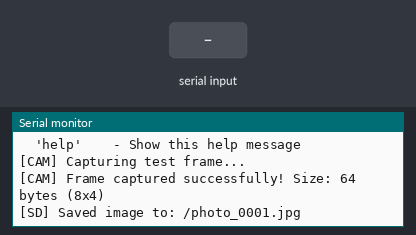
Bench run of a sketch on a simulated Seeed XIAO ESP32-S3. Shown: the last lines printed to the serial monitor. The inputs (shaded band) are chosen by the test bench. Storage starts empty; the camera gives no picture.

Above: at 2.1 s.
2.2 s: "status\n" received over Serial
At 2.9 s:
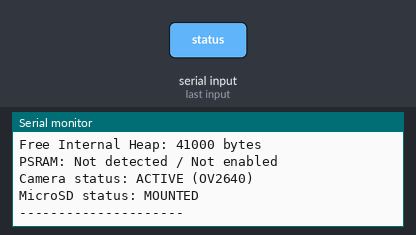
3.7 s: "help\n" received over Serial
At 4.9 s:
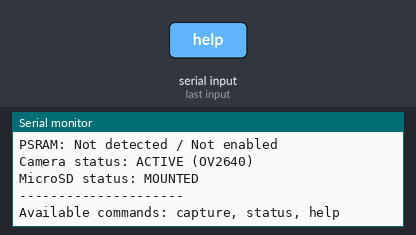
5.2 s: "1\n" received over Serial
At 6.3 s:
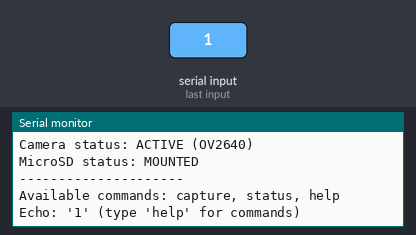

The sketch:

xiao_esp32s3_sense_camera.ino
```cpp
/**
 * @file xiao_esp32s3_sense_camera.ino
 * @brief Stage 1 Camera and MicroSD diagnostics firmware for Seeed Studio XIAO ESP32S3 Sense.
 *
 * This firmware initializes the ESP32-S3 microcontroller, mounts the OV2640 camera sensor,
 * tests MicroSD card communication, performs a single test frame capture, and reports
 * status over the native USB CDC serial interface at 115200 baud.
 *
 * Requirements satisfied:
 * - ESP32-S3 initialization
 * - OV2640 camera initialization and verification
 * - MicroSD card detection and status reporting
 * - Exact serial banner output as specified in requirement 10
 * - Single frame capture verification test
 */

#include "esp_camera.h"
#include "FS.h"
#include "SD.h"
#include "SPI.h"
#include "camera_pins.h"

// MicroSD SPI bus instance
SPIClass sdSPI(FSPI);
bool cameraReady = false;
bool sdCardReady = false;
uint32_t photoCounter = 1;

void setup() {
  // Initialize native USB Serial
  Serial.begin(115200);

  // Allow time for USB CDC connection if monitoring immediately
  unsigned long startWait = millis();
  while (!Serial && (millis() - startWait < 3000)) {
    delay(10);
  }
  delay(500);

  // Requirement 10: Specific Serial Diagnostics Output Header
  Serial.println();
  Serial.println("==========================================");
  Serial.println("ESP32-S3 Camera Firmware");
  Serial.println("Board: XIAO ESP32S3 Sense");
  Serial.println("Camera: OV2640");

  // 1. Configure and initialize OV2640 Camera
  camera_config_t config;
  config.ledc_channel = LEDC_CHANNEL_0;
  config.ledc_timer = LEDC_TIMER_0;
  config.pin_d0 = Y2_GPIO_NUM;
  config.pin_d1 = Y3_GPIO_NUM;
  config.pin_d2 = Y4_GPIO_NUM;
  config.pin_d3 = Y5_GPIO_NUM;
  config.pin_d4 = Y6_GPIO_NUM;
  config.pin_d5 = Y7_GPIO_NUM;
  config.pin_d6 = Y8_GPIO_NUM;
  config.pin_d7 = Y9_GPIO_NUM;
  config.pin_xclk = XCLK_GPIO_NUM;
  config.pin_pclk = PCLK_GPIO_NUM;
  config.pin_vsync = VSYNC_GPIO_NUM;
  config.pin_href = HREF_GPIO_NUM;
  config.pin_sccb_sda = SIOD_GPIO_NUM;
  config.pin_sccb_scl = SIOC_GPIO_NUM;
  config.pin_pwdn = PWDN_GPIO_NUM;
  config.pin_reset = RESET_GPIO_NUM;
  config.xclk_freq_hz = 20000000;
  config.frame_size = FRAMESIZE_SVGA; // 800x600 resolution
  config.pixel_format = PIXFORMAT_JPEG;
  config.grab_mode = CAMERA_GRAB_WHEN_EMPTY;
  config.fb_location = CAMERA_FB_IN_PSRAM;
  config.jpeg_quality = 12; // 0-63, lower means higher quality
  config.fb_count = 2;

  // PSRAM check on XIAO ESP32S3 (8MB OPI PSRAM)
  if (psramFound()) {
    config.jpeg_quality = 10;
    config.fb_count = 2;
    config.grab_mode = CAMERA_GRAB_LATEST;
  } else {
    // Fallback to internal RAM if PSRAM not enabled in build flags
    config.frame_size = FRAMESIZE_QVGA;
    config.fb_location = CAMERA_FB_IN_DRAM;
    config.fb_count = 1;
  }

  esp_err_t err = esp_camera_init(&config);
  if (err == ESP_OK) {
    cameraReady = true;
    Serial.println("Camera initialization: OK");
  } else {
    cameraReady = false;
    Serial.printf("Camera initialization: FAILED (0x%x)\n", err);
    Serial.println("Note: Ensure the Sense expansion board is firmly connected to the XIAO B2B header.");
  }

  // 2. Initialize MicroSD Card
  sdSPI.begin(SD_SCK_PIN, SD_MISO_PIN, SD_MOSI_PIN, SD_CS_PIN);
  pinMode(SD_CS_PIN, OUTPUT);
  digitalWrite(SD_CS_PIN, HIGH);

  if (SD.begin(SD_CS_PIN, sdSPI, 20000000)) {
    sdCardReady = true;
    uint8_t cardType = SD.cardType();
    if (cardType == CARD_NONE) {
      sdCardReady = false;
      Serial.println("SD card: not detected");
    } else {
      Serial.println("SD card: detected");
      uint64_t totalBytes = SD.totalBytes();
      uint64_t usedBytes = SD.usedBytes();
      Serial.printf("SD capacity: %llu MB (Used: %llu MB)\n", totalBytes / (1024 * 1024), usedBytes / (1024 * 1024));
    }
  } else {
    sdCardReady = false;
    Serial.println("SD card: not detected");
  }

  // Final confirmation line as specified
  Serial.println("System ready");
  Serial.println("==========================================");
  Serial.println("Commands available over serial:");
  Serial.println("  'capture' - Take a JPEG photo & save to MicroSD (if mounted)");
  Serial.println("  'status'  - Print camera and memory diagnostics");
  Serial.println("  'help'    - Show this help message");
  Serial.println();

  // Test photo capture if camera is initialized
  if (cameraReady) {
    performTestCapture();
  }
}

void performTestCapture() {
  Serial.println("[CAM] Capturing test frame...");
  camera_fb_t *fb = esp_camera_fb_get();
  if (!fb) {
    Serial.println("[CAM] Frame buffer acquisition failed!");
    return;
  }

  Serial.printf("[CAM] Frame captured successfully! Size: %zu bytes (%dx%d)\n", fb->len, fb->width, fb->height);

  if (sdCardReady) {
    char filename[32];
    snprintf(filename, sizeof(filename), "/photo_%04lu.jpg", photoCounter++);
    File file = SD.open(filename, FILE_WRITE);
    if (file) {
      size_t written = file.write(fb->buf, fb->len);
      file.close();
      if (written == fb->len) {
        Serial.printf("[SD] Saved image to: %s\n", filename);
      } else {
        Serial.printf("[SD] Write error: wrote %zu / %zu bytes\n", written, fb->len);
      }
    } else {
      Serial.println("[SD] Failed to open file for writing on SD card");
    }
  }

  esp_camera_fb_return(fb);
}

void printStatus() {
  Serial.println();
  Serial.println("--- System Status ---");
  Serial.printf("Uptime: %lu ms\n", millis());
  Serial.printf("Free Internal Heap: %u bytes\n", ESP.getFreeHeap());
  if (psramFound()) {
    Serial.printf("Free PSRAM: %u / %u bytes\n", ESP.getFreePsram(), ESP.getPsramSize());
  } else {
    Serial.println("PSRAM: Not detected / Not enabled");
  }
  Serial.printf("Camera status: %s\n", cameraReady ? "ACTIVE (OV2640)" : "OFFLINE");
  Serial.printf("MicroSD status: %s\n", sdCardReady ? "MOUNTED" : "UNMOUNTED");
  Serial.println("---------------------");
}

void loop() {
  // Check for serial commands from the Web Serial Monitor
  if (Serial.available()) {
    String command = Serial.readStringUntil('\n');
    command.trim();

    if (command.equalsIgnoreCase("capture")) {
      if (cameraReady) {
        performTestCapture();
      } else {
        Serial.println("[ERR] Camera is not initialized.");
      }
    } else if (command.equalsIgnoreCase("status")) {
      printStatus();
    } else if (command.equalsIgnoreCase("help")) {
      Serial.println("Available commands: capture, status, help");
    } else if (command.length() > 0) {
      Serial.printf("Echo: '%s' (type 'help' for commands)\n", command.c_str());
    }
  }

  delay(10);
}
```

camera_pins.h
```cpp
/**
 * @file camera_pins.h
 * @brief Pin definitions for Seeed Studio XIAO ESP32S3 Sense Camera & SD Card
 *
 * Board: Seeed Studio XIAO ESP32S3 + Sense Expansion Board
 * Camera: Omnivision OV2640
 * MicroSD: SPI Mode / SD_MMC 1-bit Mode
 */

#pragma once

// ==========================================
// Seeed Studio XIAO ESP32S3 Sense Camera Pins
// ==========================================
#define PWDN_GPIO_NUM     -1
#define RESET_GPIO_NUM    -1
#define XCLK_GPIO_NUM     10
#define SIOD_GPIO_NUM     40
#define SIOC_GPIO_NUM     39

#define Y9_GPIO_NUM       48  // D7
#define Y8_GPIO_NUM       11  // D6
#define Y7_GPIO_NUM       12  // D5
#define Y6_GPIO_NUM       14  // D4
#define Y5_GPIO_NUM       16  // D3
#define Y4_GPIO_NUM       18  // D2
#define Y3_GPIO_NUM       17  // D1
#define Y2_GPIO_NUM       15  // D0

#define VSYNC_GPIO_NUM    38
#define HREF_GPIO_NUM     47
#define PCLK_GPIO_NUM     13

// ==========================================
// MicroSD Card SPI Interface Pins
// ==========================================
#define SD_CS_PIN         21  // Chip Select
#define SD_SCK_PIN        7   // SPI Clock (D8)
#define SD_MISO_PIN       8   // SPI MISO (D9)
#define SD_MOSI_PIN       9   // SPI MOSI (D10)
```

Measured:
- after the input at 2.2 s, the serial monitor: prints a new line at once (image 1)
- after the input at 3.7 s, the serial monitor: prints a new line at once (image 2)
- after the input at 5.2 s, the serial monitor: prints a new line at once (image 3)
